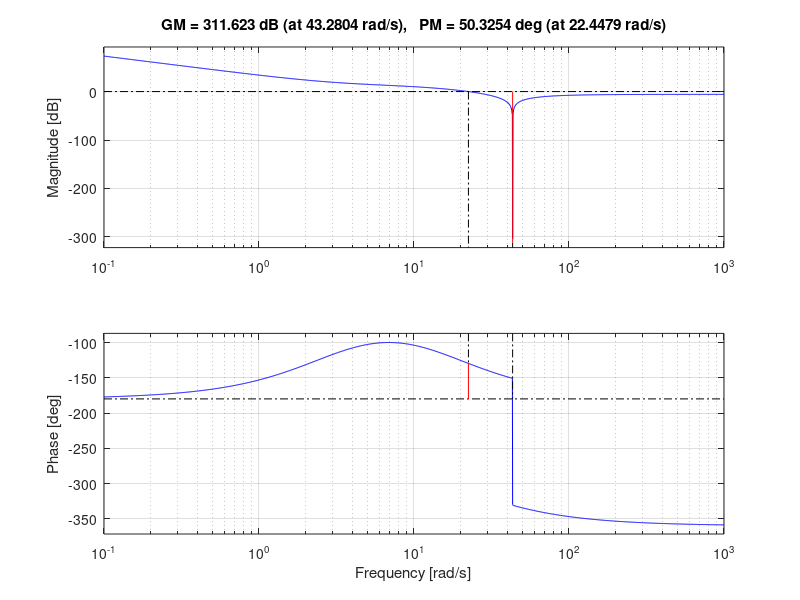
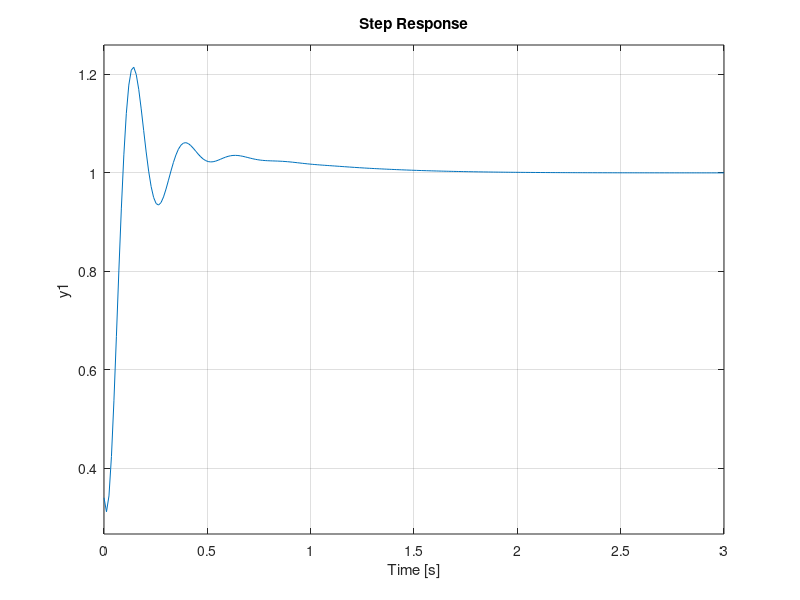

The MATLAB script that drew these images, in order: (Note: this script raises an error after producing the figures.)
% RR textbook: http://robotics.ucsd.edu/RR.pdf
close all

% Define phisical properties of system
g = 9.81;% m/s^2

% Measurement of moment of inertia: https://www.youtube.com/watch?v=nwgd1CV__rs&t=342s
m = 1.315; % kg
d = 0.143;%distance from gimbal pivot to cg_tot
strrad = 0.08255;% m
strlen = 0.55;% m
Txtot = 32.35/10; % oscilation period
Tytot = 29.3/10; % oscilation period

Ixtot = m*g*Txtot^2*strrad^2/(4*pi^2*0.55);%motor on the side
Iytot = m*g*Tytot^2*strrad^2/(4*pi^2*0.55);%motor on top

% from InnerGimbalAssembly_mobile
zcgpx = 0.0305;%m z distance from pivot to cg of 2-axis gimbal assembly
Ixxp_cg = 0.0007162665;%kg*m^2 moment of inertia about cg
mpx = 0.28867;%kg

% from InnerGimbalAssembly_mobile_y
zcgpy = 0.03495;%m z distance from pivot to cg of 1-axis gimbal assembly
Iyyp_cg = 0.000701359;%kg*m^2; moment of inertia about cg
mpy = 0.25211;%kg

% parallel axis theorem to get I about pivot points
Ixp = Ixxp_cg + zcgpx^2*mpx;
Iyp = Iyyp_cg + zcgpy^2*mpy;

tau = sqrt(d/g);% time constant

F = m*g;%Thrust from propeller
s = tf('s');

G_a = (d*F + s^2*Ixp)/(s^2*Ixtot); % Attitude Dynamics: fast inner loop
G_x = F/(m*s^2); % Translation Dynamics: slow outer loop
J = 1/(m*s^2);% Altitude Dynamics TODO

%% Attitude Controller
% % v1: tr = 0.1538s, M = 9.6% ts = 1.5s max_effort = 6.47
tr_a = 2.2*tau;% rise time requirement (TODO: this is for 1st order system)
zeta = 0.7;% damping ratio from max overshoot < 15% (RR Eq. 10.8)
wn_a = 1.8/tr_a;
boost = 10;% account for shift in wg with lead compensator
PM = 100*zeta + boost;% (RR Eq. 10.8)

PM1_a = PM/2;% create half of phase margin with 1st lead compensator
a1 = (1+sind(PM1_a))/(1-sind(PM1_a));% https://www.youtube.com/watch?v=rH44ttR3G4Q time: 10:50
b1 = 1/(wn_a*sqrt(a1));

D1_a = (a1*b1*s+1)/(b1*s+1);

% figure(1)% Root Locus for uncontrolled G1
% hold on
% rlocus(G_a)
% title('Root Locus of Uncontrolled G_a ')
% 
% figure(2)% Root Locus for 1st lead compensator
% rlocus(D1_a*G_a)
% sgrid(zeta,wn_a)
% title('Root Locus of G_a with One Lead Controller')

%from fig(2)
K1_a = 0.525;

% figure(3)% Open-Loop Bode for 1st lead compensator
% margin(K1_a*D1_a*G_a)
% title('Open-Loop Bode of G_a with One Lead Controller')

%from fig(3)
wn2_a = 6.97;% rad/s
% % wn2_a = 22;
PM1true_a = 40;% degrees

PM2_a = PM - PM1true_a;% create rest of phase margin with compensator 2
a2 = (1+sind(PM2_a))/(1-sind(PM2_a));
b2 = 1/(wn2_a*sqrt(a2));

D2_a = (a2*b2*s+1)/(b2*s+1);

% figure(4) % Root Locus for 2nd lead compensator
% rlocus(D2_a*K1_a*D1_a*G_a)
% sgrid(zeta,wn_a)
% title('Root Locus of G_a with Two Lead Controller')

%from fig(4)
K2_a = 2;%0.7
D_a = K2_a*D2_a*K1_a*D1_a;
% low_pass = 1/(1+ s*2*pi*.0001);

figure(5) % Open-Loop Bode for 2nd lead compensator
margin(D_a*G_a)
% margin(D_a*G_a*low_pass)
% title('Open-Loop Bode of G_a with Two Lead Controller')

%from fig(5)
PM2true_a = 73.7;% degrees

G_a_slc1  = feedback(D_a*G_a,1); % Dynamics of inner loop of Successive Loop Closure (RR 10.3.4)
a_effort = D_a/(1 + D_a*G_a);% TODO: What units? degrees or rad?


figure(6) % Step Response
step(G_a_slc1)
SG_a1 = stepinfo(G_a_slc1);
% title('Step Response of Attitude Dynamics')
% 
figure(7)
step(a_effort)
title('Controller Effort for Step Response of Attitude Dynamics')
S_a_effort = stepinfo(a_effort);

wbw_a1 = bandwidth(G_a_slc1);
figure(8)
hold on
% bode(G_a_slc1*low_pass)
bode(G_a_slc1)
xline(wbw_a1)
% xline(wn_a)
title('closed loop bode plot of attitude dynamics 1')
hold off


%v2 tr = 0.2263s, M = 13.7% ts = 1.72s max_effort = 4.56
tr_a = 2.2*tau;% rise time requirement (TODO: this is for 1st order system)
zeta = 0.7;% damping ratio from max overshoot (RR Eq. 10.8)
wn_a = 1.8/tr_a;
boost = 10;% account for shift in wg with lead compensator
PM = 100*zeta + boost;% (RR Eq. 10.8)

PM1_a = PM/2;% create half of phase margin with 1st lead compensator
a1 = (1+sind(PM1_a))/(1-sind(PM1_a));% https://www.youtube.com/watch?v=rH44ttR3G4Q time: 10:50
b1 = 1/(wn_a*sqrt(a1));

D1_a = (a1*b1*s+1)/(b1*s+1);

% figure(1)% Root Locus for uncontrolled G1
% hold on
% rlocus(G_a)
% title('Root Locus of Uncontrolled G_a ')

% figure(2)% Root Locus for 1st lead compensator
% rlocus(D1_a*G_a)
% sgrid(zeta,wn_a)
% title('Root Locus of G_a with One Lead Controller')

%from fig(2)
K1_a = 0.512;

% figure(3)% Open-Loop Bode for 1st lead compensator
% margin(K1_a*D1_a*G_a)
% title('Open-Loop Bode of G_a with One Lead Controller')

%from fig(3)
wn2_a = 6.85;% rad/s
PM1true_a = 40;% degrees

PM2_a = PM - PM1true_a;% create rest of phase margin with compensator 2
a2 = (1+sind(PM2_a))/(1-sind(PM2_a));
b2 = 1/(wn2_a*sqrt(a2));

D2_a = (a2*b2*s+1)/(b2*s+1);

% figure(4) % Root Locus for 2nd lead compensator
% rlocus(D2_a*K1_a*D1_a*G_a)
% sgrid(zeta,wn_a)
% title('Root Locus of G_a with Two Lead Controller')

%from fig(4)
K2_a = 0.471;
D_a = K2_a*D2_a*K1_a*D1_a;

% figure(5) % Open-Loop Bode for 2nd lead compensator
% margin(D_a*G_a)
% % title('Open-Loop Bode of G_a with Two Lead Controller')

%from fig(5)
PM2true_a = 80;% degrees

G_a_slc2  = feedback(D_a*G_a,1); % Dynamics of inner loop of Successive Loop Closure (RR 10.3.4)
a_effort2 = D_a/(1 + D_a*G_a);% TODO: What units? degrees or rad?
wbw_a2 = bandwidth(G_a_slc2);

% figure(6) % Step Response
% step(G_a_slc2)
SG_a2 = stepinfo(G_a_slc2);
% title('Step Response of Attitude Dynamics')
% 
% figure(7)
% step(a_effort2)
% title('Controller Effort for Step Response of Attitude Dynamics')
% S_a_effort = stepinfo(a_effort);

% figure(8)
% hold on
% % bode(G_a_slc2*low_pass)
% xline(wbw_a2)
% bode(G_a_slc2)
% hold off

%% Position Controller

tr_x = 20*SG_a1.RiseTime;
zeta = 0.7;%1
wn_x = 1.8/tr_x;%0.3;
Kp = wn_x^2/(F/m);
Kd = 2*zeta*wn_x/(F/m);
wpd = 100;% TODO: does this affect dynamics
D_x = Kp + Kd*s/(1+s/wpd);
K_x = 1.2;
% D_x = K_x*D_x;

wbw_a1 = bandwidth(feedback(K_x*D_x*G_x,1));
wbw_a_slc1 = bandwidth(feedback(K_x*D_x*G_a_slc1*G_x,1));
wbw_a_slc2 = bandwidth(feedback(K_x*D_x*G_a_slc2*G_x,1));

x_effort = K_x*D_x/(1+K_x*D_x*G_x);
x_effort_slc1 = K_x*D_x/(1+K_x*D_x*G_a_slc1*G_x);
x_effort_slc2 = D_x/(1+D_x*G_a_slc2*G_x);

outer_closed = feedback(K_x*D_x*G_x,1);
outer_closed_slc1 = feedback(K_x*D_x*G_a_slc1*G_x,1);
outer_closed_slc2 = feedback(K_x*D_x*G_a_slc2*G_x,1);
S_x = stepinfo(outer_closed);
S_x_slc1 = stepinfo(outer_closed_slc1);
% S_x_slc2 = stepinfo(outer_closed_slc2);

% figure
% hold on
% rlocus(D_x*G_x);
% sgrid(zeta,wn_x)
% hold off

figure
hold on
margin(K_x*D_x*G_x,'r-')
margin(K_x*D_x*G_a_slc1*G_x,'k-')
margin(K_x*D_x*G_a_slc2*G_x,'b-')
legend('Only Position Dynamics','With Attitude Dynamics','With Attitude Dynamics 2')
hold off


figure
hold on
step(outer_closed,'r-')
step(outer_closed_slc1,'k-')
step(outer_closed_slc2,'b-')
legend('Only Position Dynamics','With Attitude Dynamics 1','With Attitude Dynamics 2')
title('Step response of position loop')
hold off

% figure
% hold on
% step(x_effort)

figure
hold on
bode(outer_closed,'r-')
bode(outer_closed_slc1,'k-')
bode(outer_closed_slc2,'b-')
xline(wbw_a_slc1,'k--')
xline(wbw_a2,'b--')
xline(wbw_a1,'r--')
legend('Only Position Dynamics','With Attitude Dynamics 1','With Attitude Dyanmics 2')
title('Closed-Loop Bode of Position Controller')
hold off
